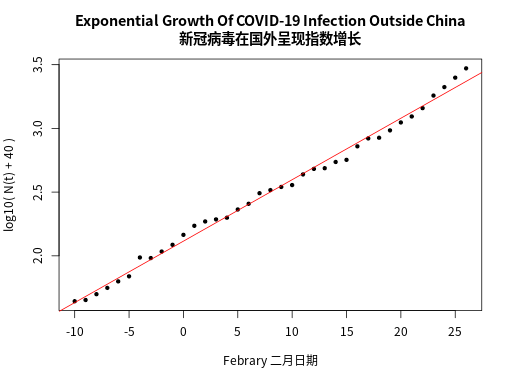

The script that saved this image:
x=read.table("plot.txt",header=F);
png("plot.png",width=512,height=384);
plot(x$V1,x$V2,pch=20,xlab="Febrary 二月日期",ylab="log10( N(t) + 40 )",main="Exponential Growth Of COVID-19 Infection Outside China\n新冠病毒在国外呈现指数增长");
abline(lm(x$V2~x$V1),col=2);
dev.off();
